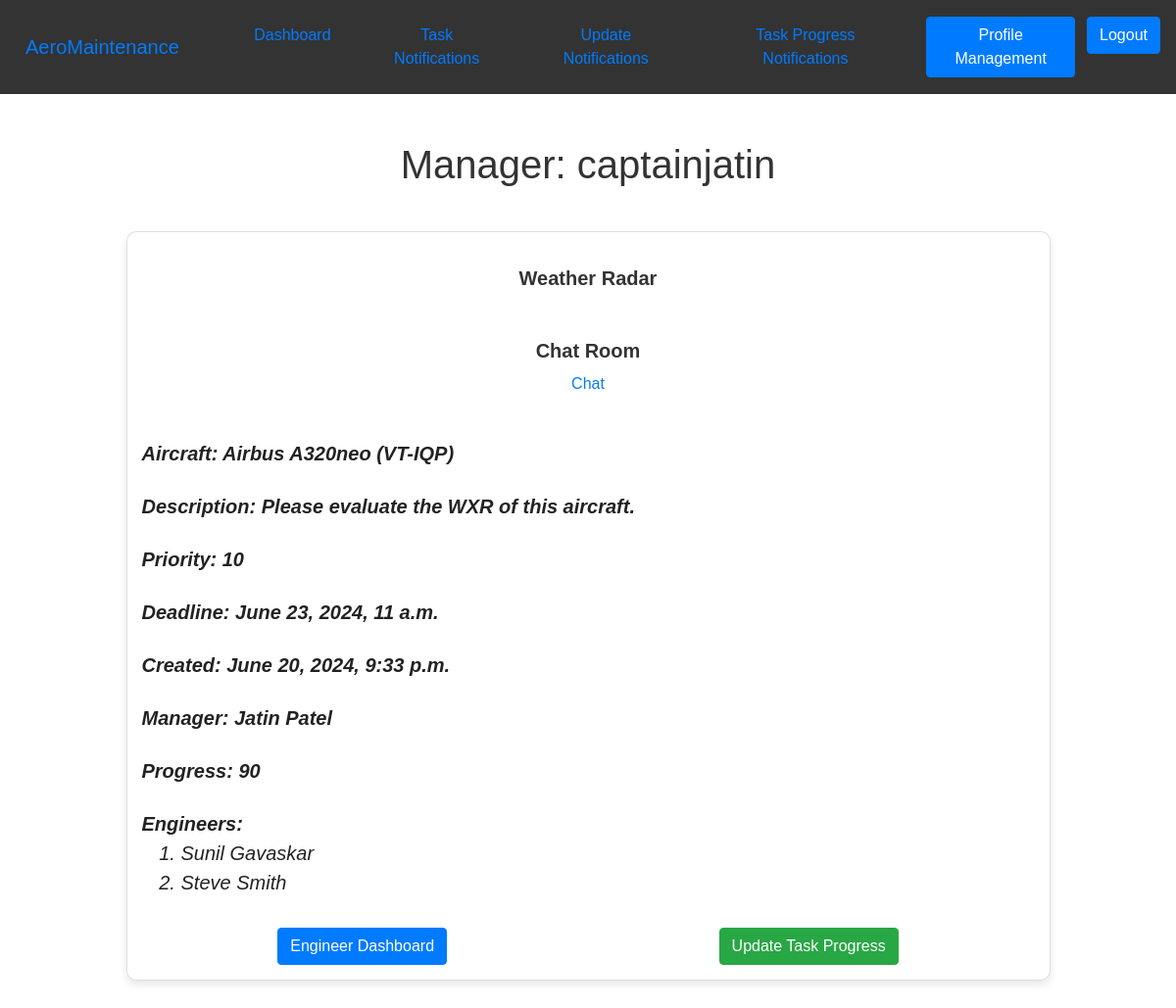
/engineer-tasks/8 (signed in), run on the app's committed database.
### Aeroppp/models.py (models this page shows, shortened)
class Task(models.Model):
    title = models.CharField(max_length = 200)
    aircraft = models.CharField(max_length = 200)
    description = models.TextField()
    priority = models.CharField(max_length = 50)
    deadline = models.DateTimeField(default = timezone.now() + timezone.timedelta(days=3))
    created_by = models.ForeignKey(CustomUser, on_delete = models.CASCADE, related_name = "created_tasks")
    created_at = models.DateTimeField(auto_now_add = True)
    progress = models.IntegerField(default=0, validators=[MinValueValidator(0), MaxValueValidator(100)])

class CustomUser(AbstractUser):
    is_manager = models.BooleanField(default=False)
    is_engineer = models.BooleanField(default=False)
    first_name = models.CharField(max_length = 50)
    last_name = models.CharField(max_length = 50)
    groups = models.ManyToManyField(
        'auth.Group',
        related_name='customuser_set',
        blank=True,
        help_text='The groups this user belongs to.',
        verbose_name='groups',
    )
    user_permissions = models.ManyToManyField(
        'auth.Permission',
        related_name='customuser_set',
        blank=True,
        help_text='Specific permissions for this user.',
        verbose_name='user permissions',
    )
    objects = CustomUserManager()
    def __str__(self):
        return self.username

### Aeroppp/views.py (the view)
# urls.py: path('engineer-tasks/<str:pk>', views.view_task_engineer, name = "view-task-engineer"),
@login_required(login_url = 'login')
def view_task_engineer(request, pk):
    if request.user.is_authenticated and request.user.is_engineer:
        task = get_object_or_404(Task, id = pk)
        manager_name = task.created_by.get_full_name()
        engineers = EngineerTask.objects.filter(task = task).values_list('engineer__user__first_name', 'engineer__user__last_name')
        engineer_names = [f"{first_name} {last_name}" for first_name, last_name in engineers]
        return render(request, 'view-task-engineer.html', {'task': task, 'engineer_names': engineer_names, 'manager': manager_name})
    return redirect('login')

### Aeroppp/templates/view-task-engineer.html (shortened to what this page needs)
{% extends 'engineer-navbar.html' %}
{% block content %}
<!DOCTYPE html>
<html lang="en">
<head>
    <link href="https://stackpath.bootstrapcdn.com/bootstrap/4.5.2/css/bootstrap.min.css" rel="stylesheet">
</head>
<body>
    <div class="container">
        <br><br>
        <h1 class="text-center mb-4 title">Manager: {{task.created_by}}</h1>
        <div class="card-container">
            <div class="card{% if task.progress == 100 %} finished-task-border {% endif %}">
                <div class="card-body d-flex flex-column align-items-center">
                    <h5 class="card-title">{{ task.title }}</h5>
                </div>
                <div class="card-body d-flex flex-column align-items-center">
                    <h5 class="card-title"> Chat Room </h5>
                    <a href = "{% url 'engineer-chat' task.id %}"> Chat </a>
                </div>
                <div class = "row">
                    <div class="col-md-10">
                        <p class="card-text"><strong>Aircraft: {{task.aircraft}}</strong></p>
                    </div>
                </div>
                <div class = "row">
                  <div class="col-md-12">
                      <p class="card-text"><strong>Description: {{task.description}}</strong></p>
                  </div>
                </div>
                <div class = "row">
                    <div class="col-md-4">
                        <p class="card-text"><strong>Priority: {{task.priority}}</strong></p>
                    </div>
                </div>
                <div class = "row">
                    <div class="col-md-7">
                        <p class="card-text"><strong>Deadline: {{task.deadline}}</strong></p>
                    </div>
                </div>
                <div class = "row">
                    <div class="col-md-7">
                        <p class="card-text"><strong>Created: {{task.created_at}}</strong></p>
                    </div>
                </div>
                <div class = "row">
                    <div class="col-md-4">
                        <p class="card-text"><strong>Manager: {{ manager }}</strong></p>
                    </div>
                </div>
                <div class = "row">
                    <div class="col-md-4">
                        <p class="card-text"><strong>Progress: {{task.progress}}</strong></p>
                    </div>
                </div>
                <div class = "row">
                  <div class = "col-md-10">
                      <p class = "card-text"><strong>Engineers: </strong></p>
                  </div>
                </div>
                <ol>
                  {% for engineer in engineer_names %}
                    <li class = "card-text"> {{engineer}} </li>
                  {% endfor %}
                </ol>
                <div class="btn-container">
                    {% if task.id %}
                        <a href="{% url 'engineer-dashboard' %}" class="btn btn-primary">Engineer Dashboard</a>
                        <a href="{% url 'update-task-progress' task.id %}" class="btn btn-success">Update Task Progress</a>
                    {% endif %}
                </div>
            </div>
        </div>
    </div>
</body>
</html>
{% endblock %}
{% load static %}

### Aeroppp/templates/view-task-engineer.html (style rules this page uses)
body { background-image: url('https://freerangestock.com/sample/148878/view-outside-an-airplane-window.jpg'); background-size: cover; background-position: center; background-attachment: fixed; font-family: Arial, sans-serif; color: #333; }
.card-container { display: flex; flex-wrap: wrap; justify-content: space-around; padding: 20px; }
.card { width: calc(90% - 20px); margin-bottom: 20px; background-color: rgba(255, 255, 255, 0.36); border-radius: 10px; padding: 15px; box-shadow: 0 4px 8px rgba(0,0,0,0.1); }
.card-title { font-size: 20px; font-weight: bold; margin-bottom: 10px; color: #333; }
.card-text { font-size: 20px; font-style: italic; color: #222; }
.btn-container { display: flex; justify-content: space-around; margin-top: 15px; }
.title { color: #333; }

### data on the page
Task: created_by "captainjatin", title "Weather Radar", aircraft "Airbus A320neo (VT-IQP)", description "Please evaluate the WXR of this aircraft.", priority "10", deadline "June 23, 2024, 11 a.m.", created_at "June 20, 2024, 9:33 p.m.", progress "90"

### other printed values
{{ manager }} "Jatin Patel"
{{ engineer }} "Sunil Gavaskar" "Steve Smith"
